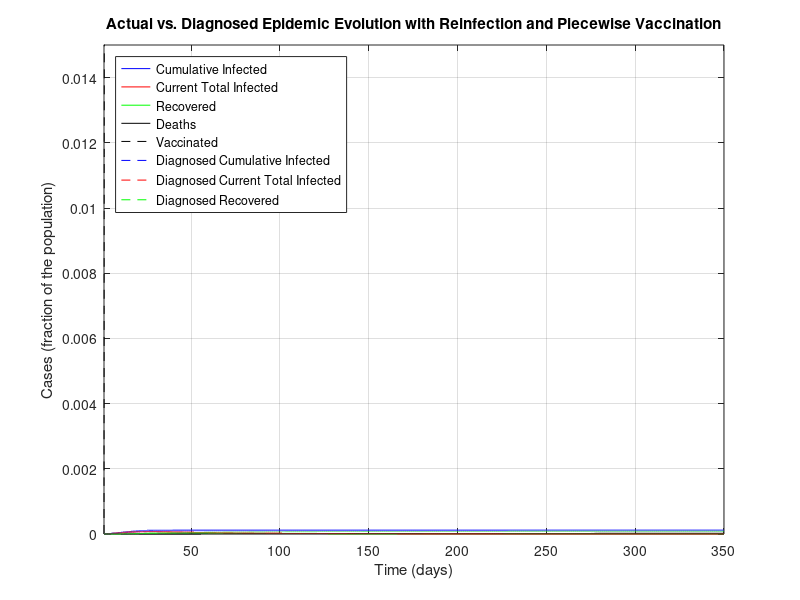
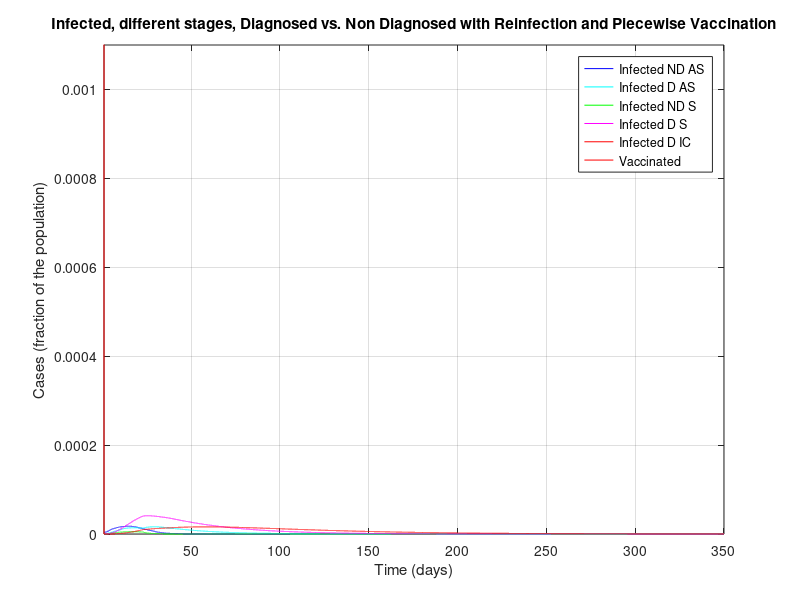
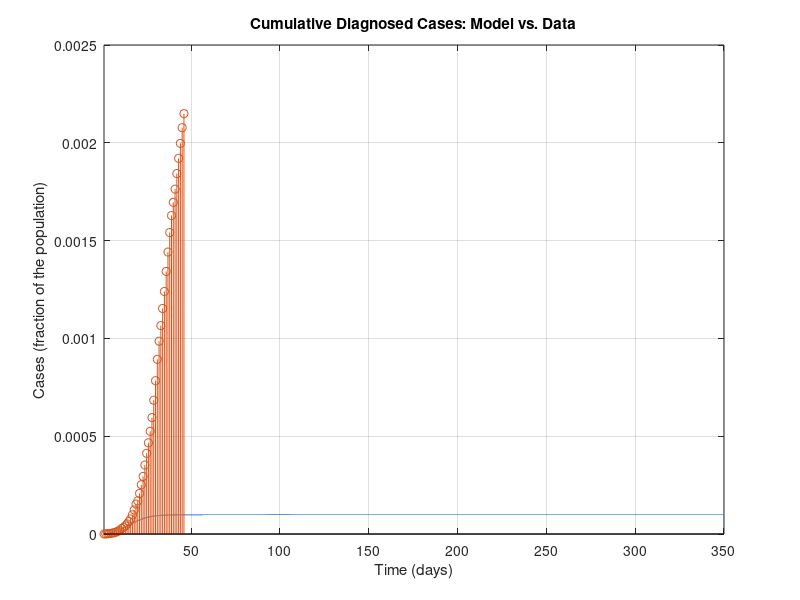
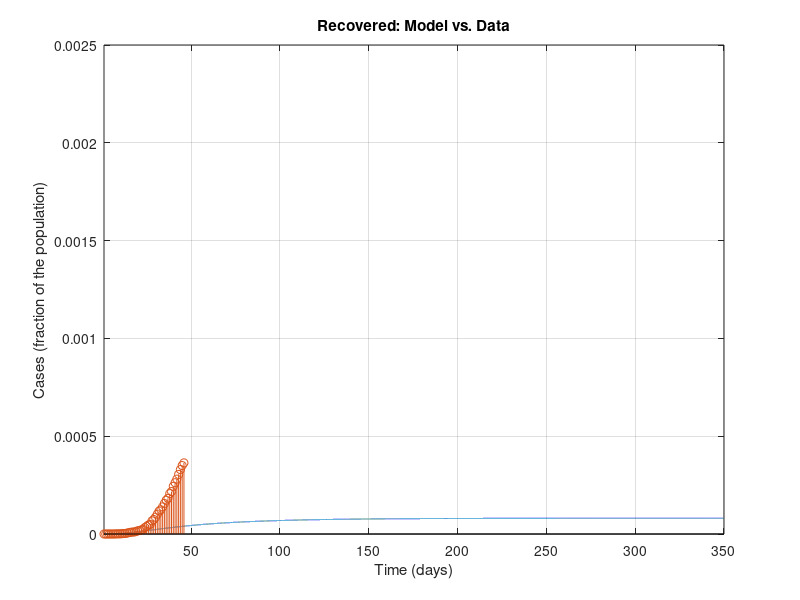

These figures' MATLAB source, in order:
%%%%%%%%%%%%%%%%%%%%%%%%%%%%%%%%%%%%%%%%
%%%%%%%%%%%%%%%%%%%%%%%%%%%%%%%%%%%%%%%%
% MATLAB Code for epidemic simulations with the SIDARTHE model in the work
%
% Based on Modelling the COVID-19 epidemic and implementation of population-wide interventions in Italy
% by Giulia Giordano, Franco Blanchini, Raffaele Bruno, Patrizio Colaneri, Alessandro Di Filippo, Angela Di Matteo, Marta Colaneri
% 
%This code now implements vaccines and reinfection of healed and vaccinated
%people. These modifications were done by Carl Ingebretsen
%%%%%%%%%%%%%%%%%%%%%%%%%%%%%%%%%%%%%%%%
%%%%%%%%%%%%%%%%%%%%%%%%%%%%%%%%%%%%%%%%

clear all
close all
clc

%%%%%%%%%%%%%%%%%%%%%%%%%%%%%%%%%%%%%%%%
% DATA
%%%%%%%%%%%%%%%%%%%%%%%%%%%%%%%%%%%%%%%%

% Italian population
popolazione=60e6;

% Data 20 February - 5 April (46 days):
% Total Cases
CasiTotali = [3 20 79 132 219 322 400 650 888 1128 1694 2036 2502 3089 3858 4636 5883 7375 9172 10149 12462 15113 17660 21157 24747 27980 31506 35713 41035 47021 53578 59138 63927 69176 74386 80539 86498 92472 97689 101739 105792 110574 115242 119827 124632 128948]/popolazione; % D+R+T+E+H_diagnosticati
% Deaths
Deceduti = [0 1 2 2 5 10 12 17 21 29 34 52 79 107 148 197 233 366 463 631 827 1016 1266 1441 1809 2158 2503 2978 3405 4032 4825 5476 6077 6820 7503 8165 9134 10023 10779 11591 12428 13155 13915 14681 15362 15887]/popolazione; % E
% Recovered
Guariti = [0 0 0 1 1 1 3 45 46 50 83 149 160 276 414 523 589 622 724 1004 1045 1258 1439 1966 2335 2749 2941 4025 4440 5129 6072 7024 7432 8326 9362 10361 10950 12384 13030 14620 15729 16847 18278 19758 20996 21815]/popolazione; % H_diagnosticati
% Currently Positive
Positivi = [3 19 77 129 213 311 385 588 821 1049 1577 1835 2263 2706 3296 3916 5061 6387 7985 8514 10590 12839 14955 17750 20603 23073 26062 28710 33190 37860 42681 46638 50418 54030 57521 62013 66414 70065 73880 75528 77635 80572 83049 85388 88274 91246]/popolazione; % D+R+T

% Data 23 February - 5 April (from day 4 to day 46)
% Currently positive: isolated at home
Isolamento_domiciliare = [49 91 162 221 284 412 543 798 927 1000 1065 1155 1060 1843 2180 2936 2599 3724 5036 6201 7860 9268 10197 11108 12090 14935 19185 22116 23783 26522 28697 30920 33648 36653 39533 42588 43752 45420 48134 50456 52579 55270 58320]/popolazione; %D
% Currently positive: hospitalised
Ricoverati_sintomi = [54 99 114 128 248 345 401 639 742 1034 1346 1790 2394 2651 3557 4316 5038 5838 6650 7426 8372 9663 11025 12894 14363 15757 16020 17708 19846 20692 21937 23112 24753 26029 26676 27386 27795 28192 28403 28540 28741 29010 28949]/popolazione; % R
% Currently positive: ICU
Terapia_intensiva = [26 23 35 36 56 64 105 140 166 229 295 351 462 567 650 733 877 1028 1153 1328 1518 1672 1851 2060 2257 2498 2655 2857 3009 3204 3396 3489 3612 3732 3856 3906 3981 4023 4035 4053 4068 3994 3977]/popolazione; %T


%%%%%%%%%%%%%%%%%%%%%%%%%%%%%%%%%%%%%%%%
% PARAMETERS
%%%%%%%%%%%%%%%%%%%%%%%%%%%%%%%%%%%%%%%%

% Simulation horizon: CAN BE MODIFIED AT ONE'S WILL PROVIDED THAT IT IS AT
% LEAST EQUAL TO THE NUMBER OF DAYS FOR WHICH DATA ARE AVAILABLE
Orizzonte = 350;

% Plot yes/no: SET TO 1 IF PDF FIGURES MUST BE GENERATED, 0 OTHERWISE
plotPDF = 0;

% Time-step for Euler discretisation of the continuous-time system
step=0.01;

% Transmission rate due to contacts with UNDETECTED asymptomatic infected
alfa=0.57;
% Transmission rate due to contacts with DETECTED asymptomatic infected
beta=0.0114;
% Transmission rate due to contacts with UNDETECTED symptomatic infected
gamma=0.456;
% Transmission rate due to contacts with DETECTED symptomatic infected
delta=0.0114;

% Detection rate for ASYMPTOMATIC
epsilon=0.171;
% Detection rate for SYMPTOMATIC
theta=0.3705;

% Worsening rate: UNDETECTED asymptomatic infected becomes symptomatic
zeta=0.1254;
% Worsening rate: DETECTED asymptomatic infected becomes symptomatic
eta=0.1254;

% Worsening rate: UNDETECTED symptomatic infected develop life-threatening
% symptoms
mu=0.0171;
% Worsening rate: DETECTED symptomatic infected develop life-threatening
% symptoms
nu=0.0274;

% Mortality rate for infected with life-threatening symptoms
tau=0.01;

% Recovery rate for undetected asymptomatic infected
lambda=0.0342;
% Recovery rate for detected asymptomatic infected
rho=0.0342;
% Recovery rate for undetected symptomatic infected
kappa=0.0171;
% Recovery rate for detected symptomatic infected
xi=0.0171;
% Recovery rate for life-threatened symptomatic infected
sigma=0.0171;

%to add the SIDARTHE-V version add a new constant phi
phi=0.00001;
%phi=0.5;

%Reinfection coefficients
rein=0.05;
rein_vacc = 0.01;

%%%%%%%%%%%%%%%%%%%%%%%%%%%%%%%%%%%%%%%%
% DEFINITIONS
%%%%%%%%%%%%%%%%%%%%%%%%%%%%%%%%%%%%%%%%

% Parameters
r1=epsilon+zeta+lambda;
r2=eta+rho;
r3=theta+mu+kappa;
r4=nu+xi;
r5=sigma+tau;

% Initial R0
R0_iniziale=alfa/r1+beta*epsilon/(r1*r2)+gamma*zeta/(r1*r3)+delta*eta*epsilon/(r1*r2*r4)+delta*zeta*theta/(r1*r3*r4);

% Time horizon
t=1:step:Orizzonte;

% Vectors for time evolution of variables
S=zeros(1,length(t));
I=zeros(1,length(t));
D=zeros(1,length(t));
A=zeros(1,length(t));
R=zeros(1,length(t));
T=zeros(1,length(t));
H=zeros(1,length(t));
H_diagnosticati=zeros(1,length(t)); % DIAGNOSED recovered only!
E=zeros(1,length(t));
%For SIDARTHE-V add a V
V=zeros(1,length(t));

% Vectors for time evolution of actual/perceived Case Fatality Rate
M=zeros(1,length(t));
P=zeros(1,length(t));

%%%%%%%%%%%%%%%%%%%%%%%%%%%%%%%%%%%%%%%%
% INITIAL CONDITIONS
%%%%%%%%%%%%%%%%%%%%%%%%%%%%%%%%%%%%%%%%

I(1)=200/popolazione;
D(1)=20/popolazione;
A(1)=1/popolazione;
R(1)=2/popolazione;
T(1)=0.00;
H(1)=0.00;
E(1)=0.00;
V(1)=0.00;%For SIDARTHE-V
S(1)=1-I(1)-D(1)-A(1)-R(1)-T(1)-H(1)-E(1)-V(1);

H_diagnosticati(1) = 0.00; % DIAGNOSED recovered only
Infetti_reali(1)=I(1)+D(1)+A(1)+R(1)+T(1); % Actual currently infected

M(1)=0;
P(1)=0;

% Whole state vector
%Added a V(1) at the end
x=[S(1);I(1);D(1);A(1);R(1);T(1);H(1);E(1);V(1);H_diagnosticati(1);Infetti_reali(1)];

%%%%%%%%%%%%%%%%%%%%%%%%%%%%%%%%%%%%%%%%
% SIMULATION
%%%%%%%%%%%%%%%%%%%%%%%%%%%%%%%%%%%%%%%%

% "Control" binary variables to compute the new R0 every time a policy has
% changed the parameters
plottato = 0;
plottato1 = 0;
plottato_bis = 0;
plottato_tris = 0;
plottato_quat = 0;

%Define the vaccination function that will calculate how people are
%vaccinated
%Try sinusoidal and guassian
vacc_1 = @(x) 0.05*sin(0.7*x)+0.1; %Could do +0.05 too
vacc_2 = @(x) (1/(2*(2*pi)^0.5))*exp(-((x-100)/100)^2);

for i=2:length(t)
    %update the vaccination coefficient:
    %phi=vacc_1(i/step);
    phi=vacc_2(i/step);
    
    if (i>4/step) % Basic social distancing (awareness, schools closed)
        alfa=0.4218;
        gamma=0.285;
        beta = 0.0057;
        delta=0.0057;
        if plottato == 0 % Compute the new R0
            r1=epsilon+zeta+lambda;
            r2=eta+rho;
            r3=theta+mu+kappa;
            r4=nu+xi;
            r5=sigma+tau;
            R0_primemisure=alfa/r1+beta*epsilon/(r1*r2)+gamma*zeta/(r1*r3)+delta*eta*epsilon/(r1*r2*r4)+delta*zeta*theta/(r1*r3*r4)
            plottato = 1;
        end
    end
    
    if (i>12/step)
        % Screening limited to / focused on symptomatic subjects
        epsilon=0.1425;
        if plottato1 == 0
            r1=epsilon+zeta+lambda;
            r2=eta+rho;
            r3=theta+mu+kappa;
            r4=nu+xi;
            r5=sigma+tau;
            R0_primemisureeps=alfa/r1+beta*epsilon/(r1*r2)+gamma*zeta/(r1*r3)+delta*eta*epsilon/(r1*r2*r4)+delta*zeta*theta/(r1*r3*r4)
            plottato1 = 1;
        end
    end
    
    if (i>22/step) % Social distancing: lockdown, mild effect
        
        alfa=0.36;
        beta=0.005;
        gamma=0.2;
        delta=0.005;
        
        mu = 0.008;
        nu = 0.015;
        
        zeta=0.034;
        eta=0.034;
        
        lambda=0.08;
        rho=0.0171;
        kappa=0.0171;
        xi=0.0171;
        sigma=0.0171;
        
        if plottato_bis == 0 % Compute the new R0
            r1=epsilon+zeta+lambda;
            r2=eta+rho;
            r3=theta+mu+kappa;
            r4=nu+xi;
            r5=sigma+tau;
            R0_secondemisure=(alfa*r2*r3*r4+epsilon*beta*r3*r4+gamma*zeta*r2*r4+delta*eta*epsilon*r3+delta*zeta*theta*r2)/(r1*r2*r3*r4)
            plottato_bis = 1;
        end
    end
    
    if (i>28/step) % Social distancing: lockdown, strong effect
        
        alfa=0.21;
        gamma=0.11;
        
        if plottato_tris == 0 % Compute the new R0
            r1=epsilon+zeta+lambda;
            r2=eta+rho;
            r3=theta+mu+kappa;
            r4=nu+xi;
            r5=sigma+tau;
            R0_terzemisure=(alfa*r2*r3*r4+epsilon*beta*r3*r4+gamma*zeta*r2*r4+delta*eta*epsilon*r3+delta*zeta*theta*r2)/(r1*r2*r3*r4)
            plottato_tris = 1;
        end
    end
    
    if (i>38/step) % Broader diagnosis campaign
        
        epsilon = 0.2;
        rho=0.02;
        kappa=0.02;
        xi=0.02;
        sigma=0.01;
        
        zeta=0.025;
        eta=0.025;
        
        if plottato_quat == 0 % Compute the new R0
            r1=epsilon+zeta+lambda;
            r2=eta+rho;
            r3=theta+mu+kappa;
            r4=nu+xi;
            r5=sigma+tau;
            R0_quartemisure=(alfa*r2*r3*r4+epsilon*beta*r3*r4+gamma*zeta*r2*r4+delta*eta*epsilon*r3+delta*zeta*theta*r2)/(r1*r2*r3*r4);
            plottato_quat = 1;
        end
    end
    phi = vacc_1(i/step); % may need the /step
    %The code for piecewise vaccination
    %if (i>5/step)
        %phi=0.00001;
    %elseif (i>50/step)
        %phi=0.00005;
        %phi=0.001;
    %elseif (i>100/step)
        %phi=0.0001;
    %elseif (i>200/step)
        %phi=0.0005;
    %end
    
    % Compute the system evolution
    %ADDED A NEW zero to the end of each row and added a tenth row with 
    %B=[-alfa*x(2)-beta*x(3)-gamma*x(4)-delta*x(5)-phi*x(9) 0 0 0 0 0 0 0 0 0 0;
    %    alfa*x(2)+beta*x(3)+gamma*x(4)+delta*x(5) -(epsilon+zeta+lambda)+rein 0 0 0 0 0 0 0 0 0;
    %    0 epsilon  -(eta+rho) 0 0 0 0 0 0 0 0;
     %   0 zeta 0 -(theta+mu+kappa) 0 0 0 0 0 0 0;
     %   0 0 eta theta -(nu+xi) -rein 0 0 0 0 0;
     %   0 0 0 mu nu  -(sigma+tau) 0 0 0 0 0;
     %   0 lambda rho kappa xi sigma 0 0 0 0 0;
     %   0 0 0 0 0 tau 0 0 0 0 0;
     %   phi*x(1) 0 0 0 0 0 0 0 0 0 0;
     %   0 0 rho 0 xi sigma 0 0 0 0 0;
     %   alfa*x(2)+beta*x(3)+gamma*x(4)+delta*x(5) 0 0 0 0 0 0 0 0 0 0];
    %x=x+B*x*step;
    B=[-alfa*x(2)-beta*x(3)-gamma*x(4)-delta*x(5)-phi*x(9) 0 0 0 0 0 rein 0 rein_vacc 0 0;
        alfa*x(2)+beta*x(3)+gamma*x(4)+delta*x(5) -(epsilon+zeta+lambda) 0 0 0 0 0 0 0 0 0;
        0 epsilon  -(eta+rho) 0 0 0 0 0 0 0 0;
        0 zeta 0 -(theta+mu+kappa) 0 0 0 0 0 0 0;
        0 0 eta theta -(nu+xi) 0 0 0 0 0 0;
        0 0 0 mu nu  -(sigma+tau) 0 0 0 0 0;
        0 lambda rho kappa xi sigma -rein 0 0 0 0;
        0 0 0 0 0 tau 0 0 0 0 0;
        phi*x(1) 0 0 0 0 0 0 0 -rein 0 0;
        0 0 rho 0 xi sigma 0 0 0 0 0;
        alfa*x(2)+beta*x(3)+gamma*x(4)+delta*x(5) 0 0 0 0 0 0 0 0 0 0];
    x=x+B*x*step;
    
    % Update variables
    
    S(i)=x(1);
    I(i)=x(2);
    D(i)=x(3);
    A(i)=x(4);
    R(i)=x(5);
    T(i)=x(6);
    H(i)=x(7);
    E(i)=x(8);
    V(i)=x(9);%added V
    
    H_diagnosticati(i)=x(10);
    Infetti_reali(i)=x(11);
    
    % Update Case Fatality Rate
    
    M(i)=E(i)/(S(1)-S(i));
    P(i)=E(i)/((epsilon*r3+(theta+mu)*zeta)*(I(1)+S(1)-I(i)-S(i))/(r1*r3)+(theta+mu)*(A(1)-A(i))/r3);
    
end

%%%%%%%%%%%%%%%%%%%%%%%%%%%%%%%%%%%%%%%%
% FINAL VALUES
%%%%%%%%%%%%%%%%%%%%%%%%%%%%%%%%%%%%%%%%

% Variables
Sbar=S(length(t));
Ibar=I(length(t));
Dbar=D(length(t));
Abar=A(length(t));
Rbar=R(length(t));
Tbar=T(length(t));
Hbar=H(length(t));
Ebar=E(length(t));
Vbar=V(length(t));

% Case fatality rate
Mbar=M(length(t));
Pbar=P(length(t));

% Case fatality rate from formulas
Mbar1=Ebar/(S(1)-Sbar);
Pbar1=Ebar/((epsilon*r3+(theta+mu)*zeta)*(I(1)+S(1)-Sbar-Ibar)/(r1*r3)+(theta+mu)*(A(1)-Abar)/r3);

%%%%%%%%%%%%%%%%%%%%%%%%%%%%%%%%%%%%%%%%
% FIGURES
%%%%%%%%%%%%%%%%%%%%%%%%%%%%%%%%%%%%%%%%

figure
plot(t,Infetti_reali,'b',t,I+D+A+R+T,'r',t,H,'g',t,E,'k',t,V,'--black')%added V
hold on
plot(t,D+R+T+E+H_diagnosticati,'--b',t,D+R+T,'--r',t,H_diagnosticati,'--g')
xlim([t(1) t(end)])
ylim([0 0.015])
title('Actual vs. Diagnosed Epidemic Evolution with Reinfection and Piecewise Vaccination')
xlabel('Time (days)')
ylabel('Cases (fraction of the population)')
legend({'Cumulative Infected','Current Total Infected', 'Recovered', 'Deaths','Vaccinated','Diagnosed Cumulative Infected','Diagnosed Current Total Infected', 'Diagnosed Recovered'},'Location','northwest')
grid

if plotPDF==1
    set(gcf, 'PaperUnits', 'centimeters');
    set(gcf, 'PaperPosition', [0 0 24 16]);
    set(gcf, 'PaperSize', [24 16]); % dimension on x axis and y axis resp.
    print(gcf,'-dpdf', ['PanoramicaEpidemiaRealevsPercepita.pdf'])
end
%

figure
plot(t,I,'b',t,D,'c',t,A,'g',t,R,'m',t,T,'r',t,V,'r')
xlim([t(1) t(end)])
ylim([0 1.1e-3])
title('Infected, different stages, Diagnosed vs. Non Diagnosed with Reinfection and Piecewise Vaccination')
xlabel('Time (days)')
ylabel('Cases (fraction of the population)')
legend({'Infected ND AS', 'Infected D AS', 'Infected ND S', 'Infected D S', 'Infected D IC','Vaccinated'},'Location','northeast')
grid

if plotPDF==1
    set(gcf, 'PaperUnits', 'centimeters');
    set(gcf, 'PaperPosition', [0 0 24 16]);
    set(gcf, 'PaperSize', [24 16]); % dimension on x axis and y axis resp.
    print(gcf,'-dpdf', ['SuddivisioneInfetti.pdf'])
end

%

figure
plot(t,D+R+T+E+H_diagnosticati)
hold on
stem(t(1:1/step:size(CasiTotali,2)/step),CasiTotali)
xlim([t(1) t(end)])
ylim([0 2.5e-3])
title('Cumulative Diagnosed Cases: Model vs. Data')
xlabel('Time (days)')
ylabel('Cases (fraction of the population)')
grid

if plotPDF==1
    set(gcf, 'PaperUnits', 'centimeters');
    set(gcf, 'PaperPosition', [0 0 16 10]);
    set(gcf, 'PaperSize', [16 10]); % dimension on x axis and y axis resp.
    print(gcf,'-dpdf', ['CasiTotali.pdf'])
end
%

figure
plot(t,H_diagnosticati)
hold on
stem(t(1:1/step:size(CasiTotali,2)/step),Guariti)
xlim([t(1) t(end)])
ylim([0 2.5e-3])
title('Recovered: Model vs. Data')
xlabel('Time (days)')
ylabel('Cases (fraction of the population)')
grid

if plotPDF==1
    set(gcf, 'PaperUnits', 'centimeters');
    set(gcf, 'PaperPosition', [0 0 16 10]);
    set(gcf, 'PaperSize', [16 10]); % dimension on x axis and y axis resp.
    print(gcf,'-dpdf', ['Guariti_diagnosticati.pdf'])
end
%

figure
plot(t,E)
hold on
stem(t(1:1/step:size(CasiTotali,2)/step),Deceduti)
xlim([t(1) t(end)])
ylim([0 2.5e-3])
title('Deaths: Model vs. Data - NOTE: EXCLUDED FROM FITTING')
xlabel('Time (days)')
ylabel('Cases (fraction of the population)')
grid

if plotPDF==1
    set(gcf, 'PaperUnits', 'centimeters');
    set(gcf, 'PaperPosition', [0 0 16 10]);
    set(gcf, 'PaperSize', [16 10]); % dimension on x axis and y axis resp.
    print(gcf,'-dpdf', ['Morti.pdf'])
end
%

figure
plot(t,D+R+T)
hold on
stem(t(1:1/step:size(CasiTotali,2)/step),Positivi)
xlim([t(1) t(end)])
ylim([0 2.5e-3])
title('Infected: Model vs. Data')
xlabel('Time (days)')
ylabel('Cases (fraction of the population)')
grid

if plotPDF==1
    set(gcf, 'PaperUnits', 'centimeters');
    set(gcf, 'PaperPosition', [0 0 16 10]);
    set(gcf, 'PaperSize', [16 10]); % dimension on x axis and y axis resp.
    print(gcf,'-dpdf', ['Positivi_diagnosticati.pdf'])
end
%

figure
plot(t,D)
hold on
stem(t(1+3/step:1/step:1+(size(Ricoverati_sintomi,2)+2)/step),Isolamento_domiciliare)
xlim([t(1) t(end)])
ylim([0 2.5e-3])
title('Infected, No Symptoms: Model vs. Data')
xlabel('Time (days)')
ylabel('Cases (fraction of the population)')
grid

if plotPDF==1
    set(gcf, 'PaperUnits', 'centimeters');
    set(gcf, 'PaperPosition', [0 0 16 10]);
    set(gcf, 'PaperSize', [16 10]); % dimension on x axis and y axis resp.
    print(gcf,'-dpdf', ['InfettiAsintomatici_diagnosticati.pdf'])
end
%

figure
plot(t,R)
hold on
stem(t(1+3/step:1/step:1+(size(Ricoverati_sintomi,2)+2)/step),Ricoverati_sintomi)
xlim([t(1) t(end)])
ylim([0 2.5e-3])
title('Infected, Symptoms: Model vs. Data')
xlabel('Time (days)')
ylabel('Cases (fraction of the population)')
grid

if plotPDF==1
    set(gcf, 'PaperUnits', 'centimeters');
    set(gcf, 'PaperPosition', [0 0 16 10]);
    set(gcf, 'PaperSize', [16 10]); % dimension on x axis and y axis resp.
    print(gcf,'-dpdf', ['InfettiSintomatici_diagnosticati_ricoverati.pdf'])
end
%

figure
plot(t,D+R)
hold on
stem(t(1+3/step:1/step:1+(size(Ricoverati_sintomi,2)+2)/step),Isolamento_domiciliare+Ricoverati_sintomi)
xlim([t(1) t(end)])
ylim([0 2.5e-3])
title('Infected, No or Mild Symptoms: Model vs. Data')
xlabel('Time (days)')
ylabel('Cases (fraction of the population)')
grid

if plotPDF==1
    set(gcf, 'PaperUnits', 'centimeters');
    set(gcf, 'PaperPosition', [0 0 16 10]);
    set(gcf, 'PaperSize', [16 10]); % dimension on x axis and y axis resp.
    print(gcf,'-dpdf', ['InfettiNonGravi_diagnosticati.pdf'])
end

%

figure
plot(t,T)
hold on
stem(t(1+3/step:1/step:1+(size(Ricoverati_sintomi,2)+2)/step),Terapia_intensiva)
xlim([t(1) t(end)])
ylim([0 2.5e-3])
title('Infected, Life-Threatening Symptoms: Model vs. Data')
xlabel('Time (days)')
ylabel('Cases (fraction of the population)')
grid

if plotPDF==1
    set(gcf, 'PaperUnits', 'centimeters');
    set(gcf, 'PaperPosition', [0 0 16 10]);
    set(gcf, 'PaperSize', [16 10]); % dimension on x axis and y axis resp.
    print(gcf,'-dpdf', ['InfettiSintomatici_diagnosticati_terapiaintensiva.pdf'])
end

%Plot the vaccinated
figure
plot(t,V)
hold on
%stem(t(1+3/step:1/step:1+(size(Ricoverati_sintomi,2)+2)/step),Terapia_intensiva)
xlim([t(1) t(end)])
ylim([0 2.5e-3])
title('Vaccinated: Model vs. Data')
xlabel('Time (days)')
ylabel('Vaccinated (fraction of the population)')
grid

%if plotPDF==1
    %set(gcf, 'PaperUnits', 'centimeters');
    %set(gcf, 'PaperPosition', [0 0 16 10]);
    %set(gcf, 'PaperSize', [16 10]); % dimension on x axis and y axis resp.
    %print(gcf,'-dpdf', ['InfettiSintomatici_diagnosticati_terapiaintensiva.pdf'])
%end
